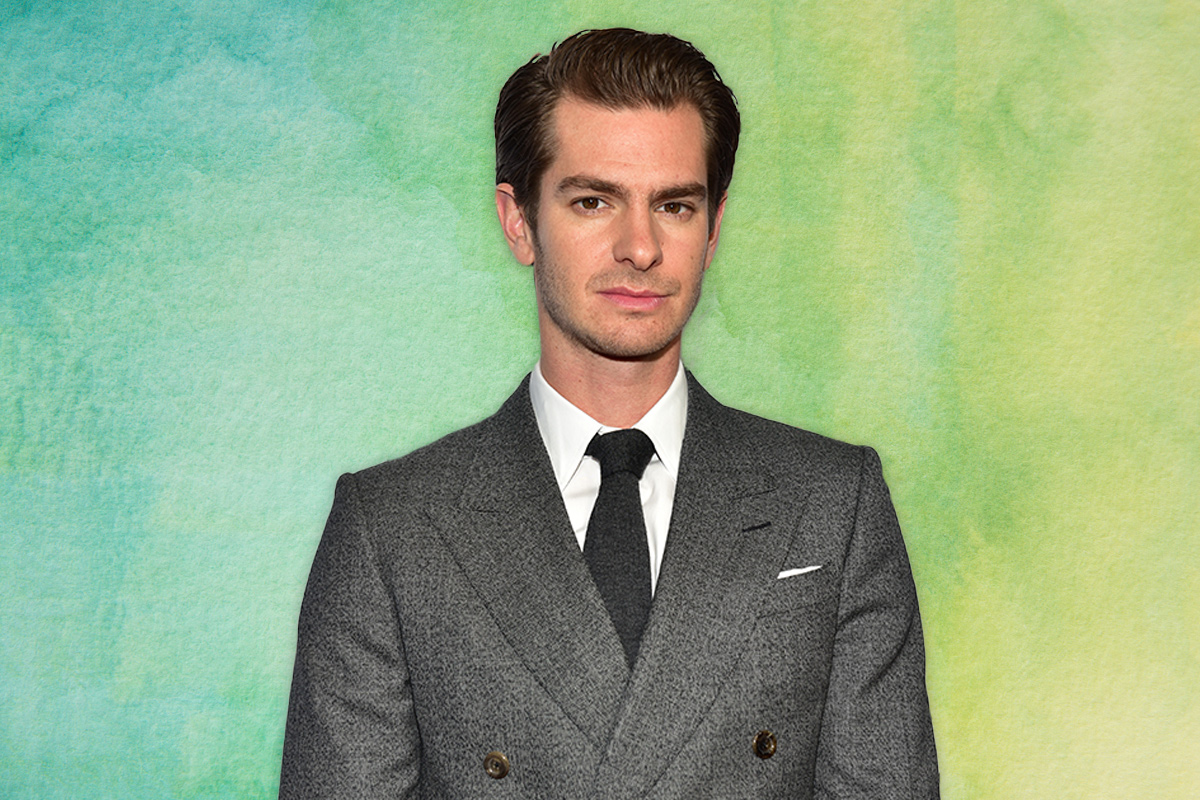
#> input picture model/test_imgs/andrew.jpg, 1200 x 800 px; the run also reads 1 picture not shown here
$ jupyter execute --allow-errors marvel_actor_classifier.ipynb
#> lines starting #> are read from the running program, lines starting #| are printed output that depends on the picture
[cell 1]
import numpy as np
import cv2
from matplotlib import pyplot as plt

***Preprocessing***

[cell 2]
img = cv2.imread('./test_imgs/andrew.jpg')
#> img is the input picture: shape (800, 1200, 3); mean B, G, R 134.3, 170.8, 145
img = cv2.cvtColor(img, cv2.COLOR_BGR2RGB)
plt.imshow(img)

[cell 3]
gray = cv2.cvtColor(img, cv2.COLOR_BGR2GRAY)
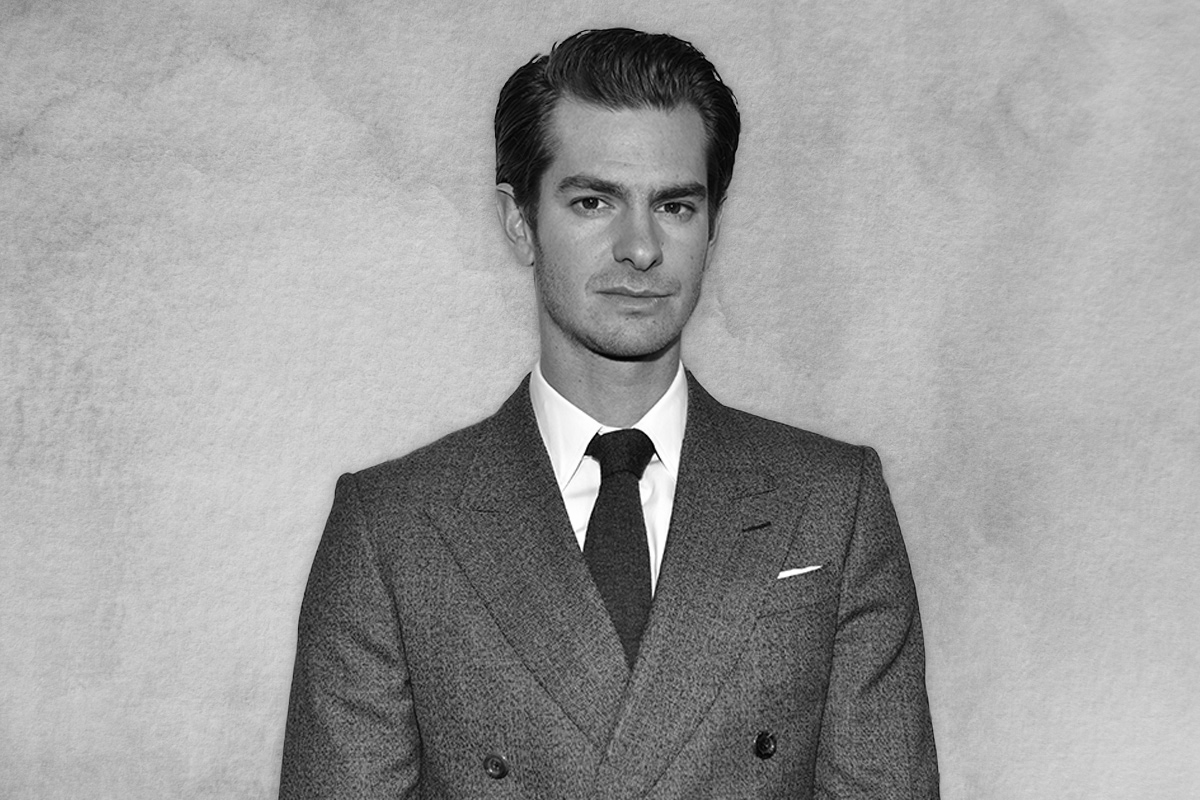
#> gray: shape (800, 1200); min 0, max 255, mean 156.9
plt.imshow(gray, cmap='gray')

[cell 4]
face_cascade = cv2.CascadeClassifier('./opencv/haarcascades/haarcascade_frontalface_default.xml')
eye_cascade = cv2.CascadeClassifier('./opencv/haarcascades/haarcascade_eye.xml')

faces = face_cascade.detectMultiScale(gray, 1.3, 5)
#> faces = [[524, 117, 221, 221]]
faces #return array of face(s) (x, y, width, height)
#> Out = [[524, 117, 221, 221]]

[cell 5]
(x, y, w, h) = faces[0]
#> x = 524; y = 117; w = 221; h = 221
x, y, w, h
#> Out = (524, 117, 221, 221)

[cell 6]
#draw a rectangle around face - photos, coordinates of two angle, in red color (255, 0, 0), thickness
face_img = cv2.rectangle(img, (x, y), (x+w, y+h), (255, 0, 0), 5)
plt.imshow(face_img)

[cell 7]
cv2.destroyAllWindows()
#for the face in rectangle
for (x, y, w, h) in faces:
    #draw a rectangle
    face_img = cv2.rectangle(img, (x, y), (x+w, y+h), (255, 0, 0), 5)
    #cut original image with only face
    roi_gray = gray[y:y+h, x:x+w]
    roi_color = face_img[y:y+h, x:x+w]
    #apply eye_cascade to find an eyes
    eyes = eye_cascade.detectMultiScale(roi_gray)
    for (ex, ey, ew, eh) in eyes:
        cv2.rectangle(roi_color, (ex, ey), (ex + ew, ey + eh), (0, 255, 0), 3)
#> this loop made 1 pass
#> (x, y, w, h, eyes) on pass 1: (524, 117, 221, 221, [[40, 61, 50, 50], [126, 68, 46, 46]])
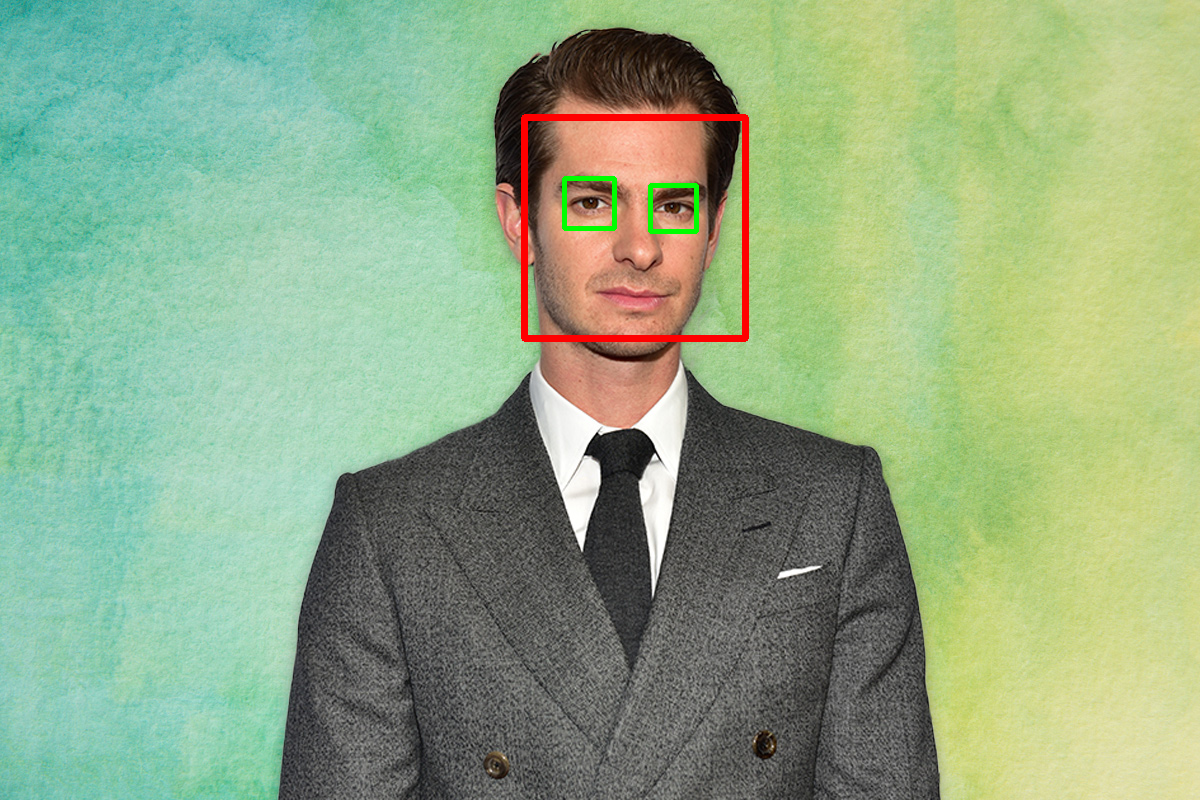
#> img: shape (800, 1200, 3); mean R, G, B 145.3, 170.1, 133.5
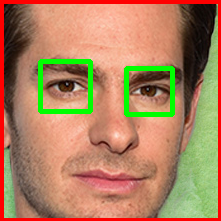
#> roi_color: shape (221, 221, 3); mean R, G, B 173.4, 129.9, 94.2

plt.figure()
plt.imshow(face_img, cmap='gray')
plt.show()

[cell 8]
plt.imshow(roi_color, cmap='gray')

[cell 9]
#make it in one function
def get_cropped_image_if_2_eyes(image_path):
#> called with image_path = './test_imgs/andrew.jpg'
    img = cv2.imdecode(np.fromfile(image_path, dtype=np.uint8), cv2.IMREAD_UNCHANGED)
    gray = cv2.cvtColor(img, cv2.COLOR_RGB2GRAY)
    faces = face_cascade.detectMultiScale(gray, 1.3, 5)
#> faces = [[524, 117, 221, 221]]
    for (x,y,w,h) in faces:
        roi_gray = gray[y:y+h, x:x+w]
        roi_color = img[y:y+h, x:x+w]
        eyes = eye_cascade.detectMultiScale(roi_gray)
        if len(eyes) >= 2:
            return roi_color
#> this loop made 1 pass
#> pass 1, in get_cropped_image_if_2_eyes, `roi_color = img[y:y+h, x:x+w]`:
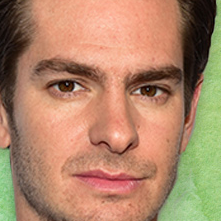
#> roi_color: shape (221, 221, 3); mean B, G, R 104.5, 133.8, 174
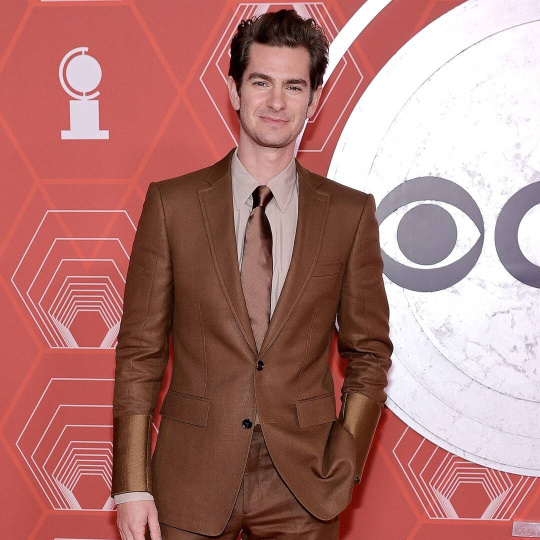
#> input picture model/imgs/andrew garfield/Andrew Garfield Insists He_s Not Appearing in Spide.jpg, 1080 x 1080 px (shown at 1/2 size)
#> in get_cropped_image_if_2_eyes, img is the input picture: shape (1080, 1080, 3); mean B, G, R 117.5, 121.4, 175.3
#> in get_cropped_image_if_2_eyes (call 2), `gray = cv2.cvtColor(img, cv2.COLOR_RGB2GRAY)`:
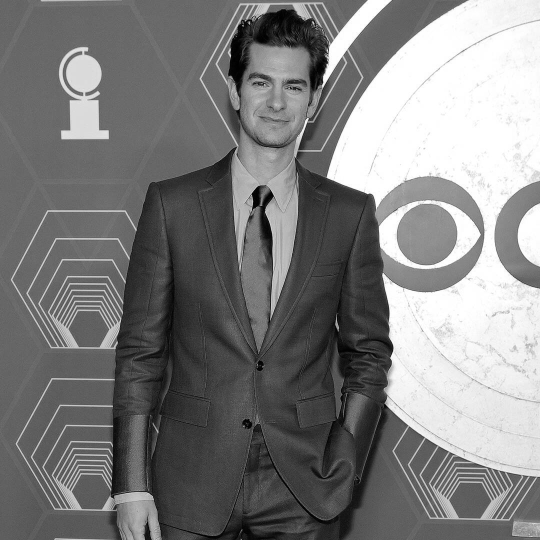
#> gray: shape (1080, 1080) (shown at 1/2 size); min 0, max 255, mean 126.4
#> in get_cropped_image_if_2_eyes (call 2), `faces = face_cascade.detectMultiScale(gray, 1.3, 5)`: faces = [[465, 101, 179, 179]]
#> this loop made 1 pass
#> (x, y, w, h, eyes) on pass 1: (465, 101, 179, 179, [[107, 61, 32, 32], [24, 31, 62, 62], [88, 40, 66, 66]])
#> pass 1, in get_cropped_image_if_2_eyes (call 2), `roi_gray = gray[y:y+h, x:x+w]`:
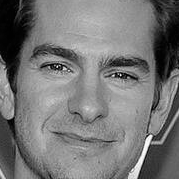
#> roi_gray: shape (179, 179); min 0, max 254, mean 118.6
#> pass 1, in get_cropped_image_if_2_eyes (call 2), `roi_color = img[y:y+h, x:x+w]`:
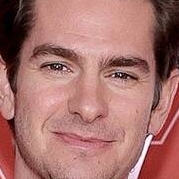
#> roi_color: shape (179, 179, 3); mean B, G, R 109, 114.2, 166.8

[cell 10]
cropped_img = get_cropped_image_if_2_eyes('./test_imgs/andrew.jpg')
plt.imshow(cropped_img)

[cell 11]
path_to_data = './imgs'
path_to_crop_data = './imgs/cropped/'

[cell 12]
#creating folder for cropped images (delete if already exists)
import shutil
#> (the rest of this cell did not finish here and is left out)

[cell 13]
import os
img_dirs = []
for entry in os.scandir(path_to_data):
    if entry.is_dir():
        img_dirs.append(entry.path)

[cell 14]
img_dirs

[cell 15]
os.mkdir(path_to_crop_data)

[cell 16]
cropped_image_dirs = []
actor_file_names_dict = {}

for img_dir in img_dirs:
    count = 1
    actor_name = img_dir.split('\\')[-1]
    actor_file_names_dict[actor_name] = []
    for entry in os.scandir(img_dir):
        roi_color = get_cropped_image_if_2_eyes(entry.path.replace('\\', '/'))
        if roi_color is not None:
            cropped_folder = path_to_crop_data + actor_name
            if not os.path.exists(cropped_folder):
                os.makedirs(cropped_folder)
                cropped_image_dirs.append(cropped_folder)
                print('Generating cropped images in folder: ', cropped_folder)

            cropped_file_name = actor_name + str(count) + ".jpg"
            cropped_file_path = cropped_folder + '/' + cropped_file_name

            cv2.imwrite(cropped_file_path, roi_color)
            actor_file_names_dict[actor_name].append(cropped_file_path)
            count += 1

[cell 17]
actor_file_names_dict

**Wavelet Transform** This method starts with a mother wavelet such as Haar, Morlet, Daubechies, etc. The signal is then essentially translated into scaled and shifted versions of mother wavelet. </br>
A wavelet is a wave-like oscillation with an amplitude that begins at zero, increases, and then decreases back to zero. It can typically be visualized as a “brief oscillation” like one recorded by a seismograph or heart monitor. </br>
**haar == db1** - For an input represented by a list of 2\**n numbers, the Haar wavelet transform may be considered to pair up input values, storing the difference and passing the sum. This process is repeated recursively, pairing up the sums to prove the next scale, which leads to 2**n-1 differences and a final sum

[cell 18]
import numpy as np
import pywt
import cv2

def w2d(img, mode='haar', level=1):
#> called with mode = 'db1', level = 5
    imArray = img
    #Datatype conversions
    #convert to grayscale
    imArray = cv2.cvtColor(imArray,cv2.COLOR_RGB2GRAY)
    #convert to float
    imArray =  np.float32(imArray)
    imArray /= 255;
    # compute coefficients
    coeffs=pywt.wavedec2(imArray, mode, level=level)
    '''
    A wavelet coefficient is the scalar product between a function (your observation) and a basis function,
    the wavelet. In other words, it is the "coordinate" of your function on this wavelet if you do an
    orthogonal projection.
    '''
    #Process Coefficients
    coeffs_H=list(coeffs)
    coeffs_H[0] *= 0;

    # reconstruction
    imArray_H=pywt.waverec2(coeffs_H, mode);
    imArray_H *= 255;
    imArray_H =  np.uint8(imArray_H)
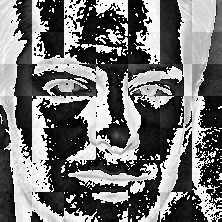
#> imArray_H: shape (222, 222); min 0, max 255, mean 114.8

    return imArray_H

[cell 19]
im_har = w2d(cropped_img, 'db1', 5)
plt.imshow(im_har, cmap='gray')

[cell 20]
class_dict = {}
count = 0
for actor_name in actor_file_names_dict.keys():
    class_dict[actor_name] = count
    count = count + 1
class_dict

[cell 21]
X = []
y = []

for actor_name, training_files in actor_file_names_dict.items():
    for training_image in training_files:
        img = cv2.imread(training_image)
        if img is None:
            continue
        scalled_raw_img = cv2.resize(img, (32, 32))
        img_har = w2d(scalled_raw_img, 'db1', 5)
#> call 2 of w2d, with mode = 'db1', level = 5
#> in w2d (call 2), `imArray_H =  np.uint8(imArray_H)`:
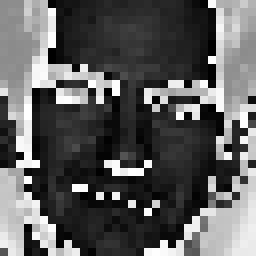
#> imArray_H: shape (32, 32) (shown 8 times larger); min 0, max 255, mean 92.5
        scalled_raw_har = cv2.resize(img_har, (32, 32))
        #храним две фотографии вертикльно
        combied_img = np.vstack((scalled_raw_img.reshape(32*32*3, 1), scalled_raw_har.reshape(32*32, 1)))
        X.append(combied_img)
        y.append(class_dict[actor_name])

[cell 22]
len(y) #all my images

[cell 23]
X[0].shape #2D array
#> Out = (4096, 1)

[cell 24]
X = np.array(X).reshape(len(X), 4096).astype(float)
X

[cell 25]
X[0].shape #1D array
#> Out = (4096,)
